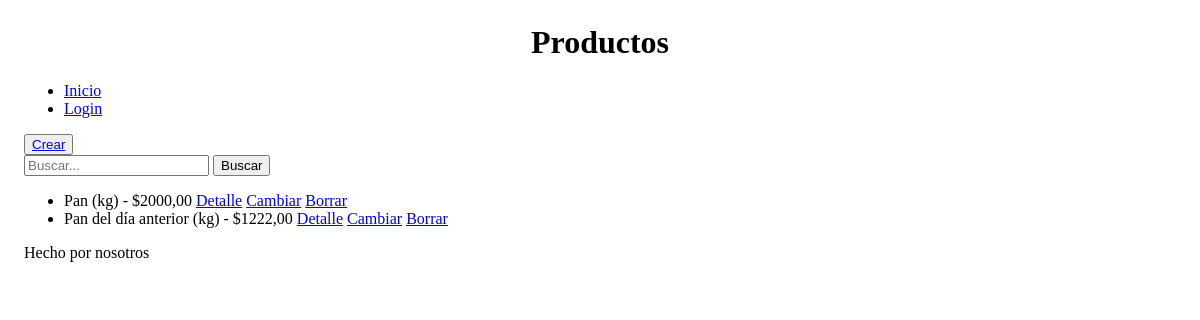
/producto/producto/, run on an earlier commit of the app's database.
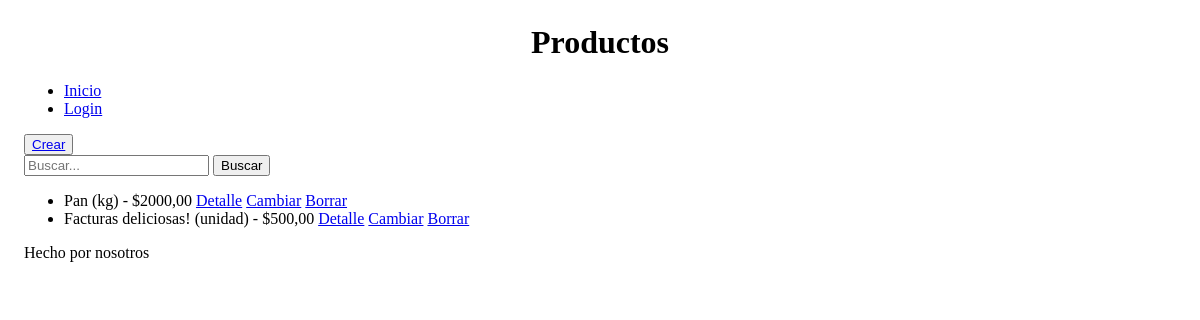
And on a later commit of the database.
### producto/models.py (models this page shows, shortened)
class Producto(models.Model):
    categoria = models.ForeignKey(Categoria, on_delete=models.SET_NULL, null=True, blank=True, verbose_name="categoría")
    nombre = models.CharField(max_length=100)
    descripcion = models.TextField(null=True, blank=True)
    unidad_de_medida = models.CharField(max_length=50)
    stock = models.FloatField()
    precio = models.DecimalField(max_digits=10, decimal_places=2)
    fecha_actualizacion = models.DateTimeField(editable=False, auto_now=True)
    class Meta:
        verbose_name = "Producto"
        verbose_name_plural = "Productos"
        constraints = [
            models.UniqueConstraint(fields=["categoria", "nombre"], name="categoria_nombre")
        ]
        indexes = [models.Index(fields=["nombre"])]

### producto/views_models/producto.py (the view)
# urls.py: path("producto/", producto.ProductoList.as_view(), name="lista_producto"),
class ProductoList(ListView):
	model = models.Producto
	def get_queryset(self):
		consulta = self.request.GET.get("consulta")
		if consulta:
			productos = models.Producto.objects.filter(
				Q(nombre__icontains=consulta) | Q(descripcion__icontains=consulta)
			)
		else:
			productos = models.Producto.objects.all()
		return productos

### producto/templates/producto/producto_list.html
{% extends 'core/base.html' %}
{% block titulo %}
    Productos
{% endblock titulo %}
{% block main %}
    <button><a href="{% url 'producto:crear_producto' %}">Crear</a></button>
    <form method="get">
        <input type="text" name="consulta" placeholder="Buscar...">
        <button type="submit">Buscar</button>
    </form>
    <ul>
        {% for producto in object_list %}
            <li>{{ producto.nombre }} ({{ producto.unidad_de_medida }}) - ${{ producto.precio }}
                <a href="{% url 'producto:detalle_producto' producto.id %}">Detalle</a>
                <a href="{% url 'producto:cambiar_producto' producto.id %}">Cambiar</a>
                <a href="{% url 'producto:borrar_producto' producto.id %}">Borrar</a></li>
        {% empty %}
            <p>No hay registros</p>
        {% endfor %}
    </ul>
{% endblock main %}

### core/templates/core/base.html (shortened to what this page needs)
<!DOCTYPE html>
<html lang="es">
<head>
</head>
<body style="margin: 2%;">
    <header>
        <h1 style="text-align: center;">
            {% block titulo %}
            {% endblock titulo %}
        </h1>
    </header>
    {% include 'core/componentes/navbar.html' %}
    <main>
        {% block main %}
        {% endblock main %}
    </main>
    {% include 'core/componentes/footer.html' %}
</body>
</html>

### core/templates/core/componentes/navbar.html
<nav>
    <ul>
        <li><a href="{% url 'core:index' %}">Inicio</a></li>
        {% if user.is_authenticated %}
            <li><a href="{% url 'producto:lista' %}">Categorías</a></li>
            <li><a href="{% url 'producto:lista_producto' %}">Producto</a></li>
            <li><a href="#">{{ user.username }}</a></li>
            <form action="{% url 'core:logout' %}" method="post">
                {% csrf_token %}
                <button type="submit">Logout</button>
            </form>
        {% else %}
            <li><a href="{% url 'core:login' %}">Login</a></li>
        {% endif %}
    </ul>
</nav>

### core/templates/core/componentes/footer.html
<footer>
    <p>Hecho por nosotros</p>
</footer>

What changed in the data, as far as the page shows it:
removed Producto: nombre "Pan del día anterior", unidad_de_medida "kg", precio "1222,00"
added Producto: nombre "Facturas deliciosas!", unidad_de_medida "unidad", precio "500,00"
